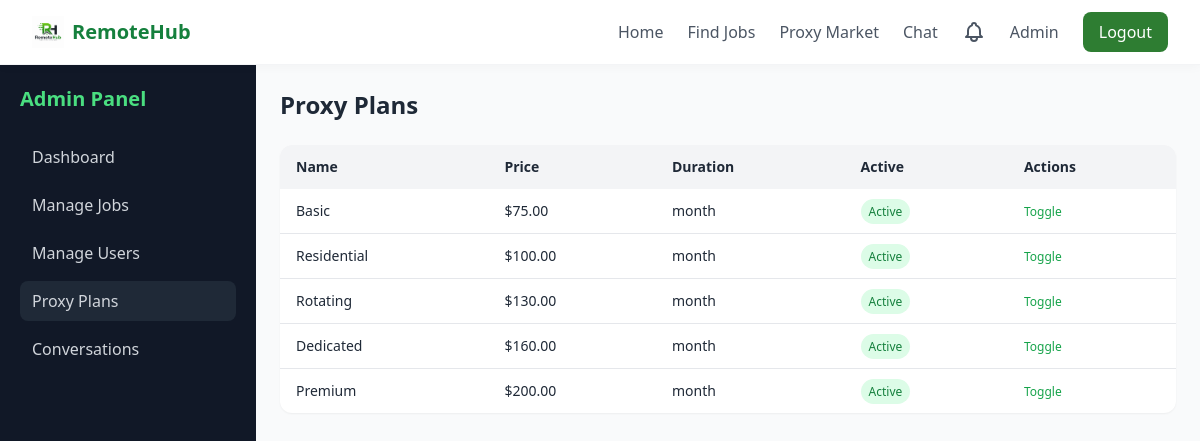
The app's page /admin/proxy-plans (signed in) with its own data.
### models.py (models this page shows)
class ProxyPlan(db.Model):
    __tablename__ = 'proxy_plans'
    id = db.Column(db.Integer, primary_key=True)
    name = db.Column(db.String(100), nullable=False)
    description = db.Column(db.Text)
    price = db.Column(db.Float, nullable=False)
    duration = db.Column(db.String(50))
    features = db.Column(db.Text)
    popular = db.Column(db.Boolean, default=False)
    is_active = db.Column(db.Boolean, default=True)
    purchases = db.relationship('ProxyPurchase', backref='plan', lazy='dynamic')

### routes/admin_routes.py (the view)
@admin_bp.route('/proxy-plans')
@admin_required
def manage_proxy_plans():
    plans = ProxyPlan.query.all()
    return render_template('admin/proxy_plans.html', plans=plans)

### app.py (called while the page is built)
@login_manager.user_loader
def load_user(user_id):
    return db.session.get(User, int(user_id))

### routes/admin_routes.py (called while the page is built)
def admin_required(func):
    from functools import wraps
    @wraps(func)
    @login_required
    def wrapper(*args, **kwargs):
        if not current_user.is_admin:
            flash('Access denied. Admin privileges required.', 'danger')
            return redirect(url_for('main.home'))
        return func(*args, **kwargs)
    return wrapper

### templates/admin/proxy_plans.html (shortened to what this page needs)
{% extends "base.html" %}
{% block content %}
<div class="flex min-h-screen">
    <aside class="w-64 bg-gray-900 text-gray-300 p-5 hidden md:block">
        <h2 class="text-xl font-bold text-green-400 mb-6">Admin Panel</h2>
        <nav class="space-y-2">
            <a href="{{ url_for('admin.dashboard') }}" class="block px-3 py-2 rounded-lg hover:bg-gray-800 transition font-medium">Dashboard</a>
            <a href="{{ url_for('admin.manage_jobs') }}" class="block px-3 py-2 rounded-lg hover:bg-gray-800 transition font-medium">Manage Jobs</a>
            <a href="{{ url_for('admin.manage_users') }}" class="block px-3 py-2 rounded-lg hover:bg-gray-800 transition font-medium">Manage Users</a>
            <a href="{{ url_for('admin.manage_proxy_plans') }}" class="block px-3 py-2 rounded-lg bg-gray-800 font-medium">Proxy Plans</a>
            <a href="{{ url_for('admin.manage_conversations') }}" class="block px-3 py-2 rounded-lg hover:bg-gray-800 transition font-medium">Conversations</a>
        </nav>
    </aside>
    <div class="flex-1 p-6 bg-gray-50">
        <h1 class="text-2xl font-bold text-gray-800 mb-6">Proxy Plans</h1>
        <div class="bg-white rounded-xl shadow-sm overflow-x-auto">
            <table class="w-full text-sm">
                <thead class="bg-gray-100 text-left">
                    <tr>
                        <th class="px-4 py-3">Name</th>
                        <th class="px-4 py-3">Price</th>
                        <th class="px-4 py-3">Duration</th>
                        <th class="px-4 py-3">Active</th>
                        <th class="px-4 py-3">Actions</th>
                    </tr>
                </thead>
                <tbody class="divide-y">
                    {% for plan in plans %}
                    <tr>
                        <td class="px-4 py-3 font-medium">{{ plan.name }}</td>
                        <td class="px-4 py-3">${{ "%.2f"|format(plan.price) }}</td>
                        <td class="px-4 py-3">{{ plan.duration }}</td>
                        <td class="px-4 py-3">
                            <span class="px-2 py-1 rounded-full text-xs {% if plan.is_active %}bg-green-100 text-green-700{% else %}bg-red-100 text-red-700{% endif %}">
                                {{ 'Active' if plan.is_active else 'Inactive' }}
                            </span>
                        </td>
                        <td class="px-4 py-3">
                            <a href="{{ url_for('admin.toggle_proxy_plan', plan_id=plan.id) }}" class="text-green-600 hover:underline text-xs">Toggle</a>
                        </td>
                    </tr>
                    {% endfor %}
                </tbody>
            </table>
        </div>
    </div>
</div>
{% endblock %}

### records on screen
ProxyPlan: name "Basic", price "75.00", duration "month", is_active "Active"
ProxyPlan: name "Residential", price "100.00", duration "month", is_active "Active"
ProxyPlan: name "Rotating", price "130.00", duration "month", is_active "Active"
ProxyPlan: name "Dedicated", price "160.00", duration "month", is_active "Active"
ProxyPlan: name "Premium", price "200.00", duration "month", is_active "Active"
